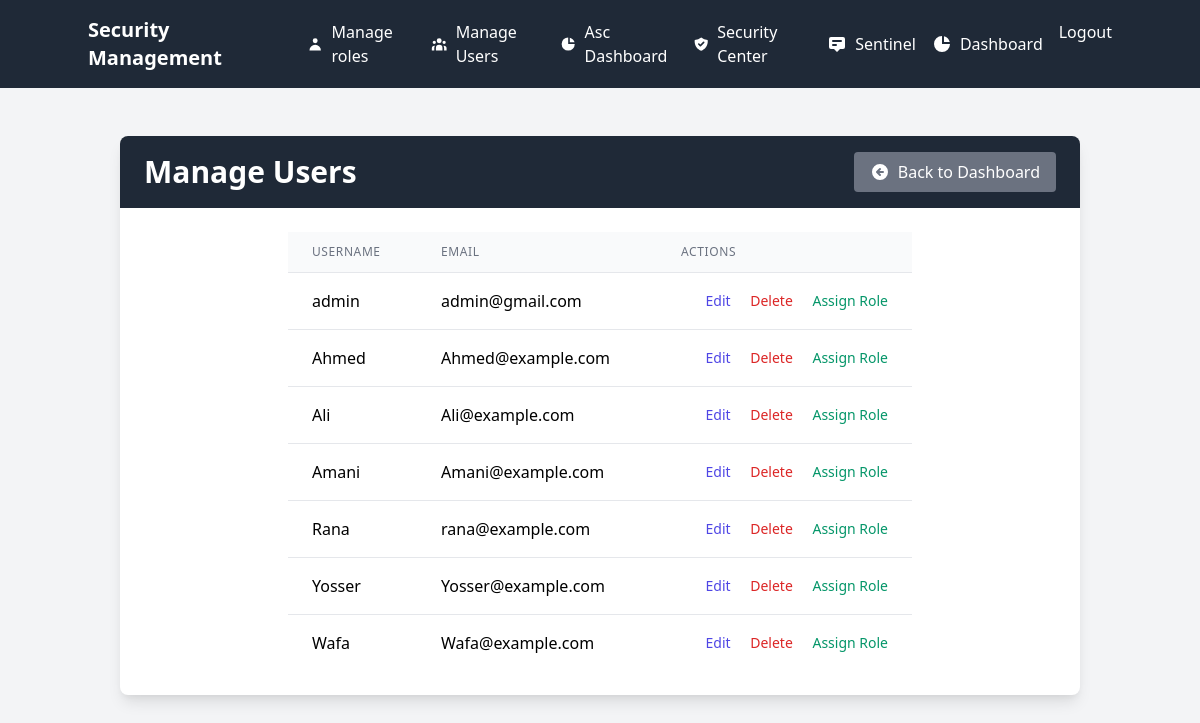
The page /admin/manage_users (signed in) on the database as committed earlier.
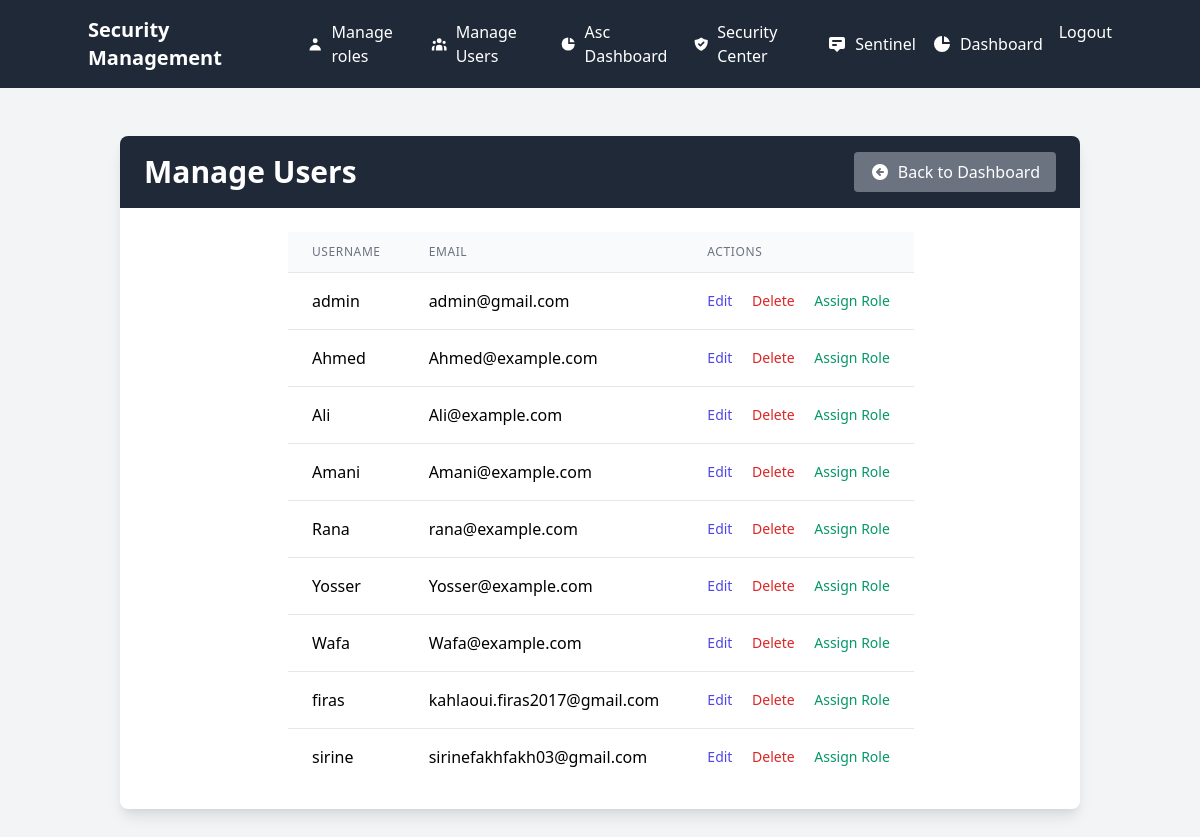
The same page on the database as committed later.
### app.py (models this page shows, shortened)
class User(UserMixin, db.Model):
    id = db.Column(db.Integer, primary_key=True)
    username = db.Column(db.String(80), unique=True, nullable=False)
    email = db.Column(db.String(120), unique=True, nullable=False)
    password_hash = db.Column(db.String(120), nullable=False)
    role = db.Column(db.String(20), nullable=False, default='user')
    totp_secret = db.Column(db.String(120), nullable=True)
    role_id = db.Column(db.Integer, db.ForeignKey('role.id'), nullable=True)
    role_relation = db.relationship('Role', backref='users', foreign_keys=[role_id])
    is_active = db.Column(db.Boolean, default=True)
    def has_permission(self, permission_name):
        if not self.role_relation:
            return False

### app.py (the view)
@admin_bp.route('/manage_users', methods=['GET'])
@login_required
def manage_users():
    users = User.query.all()
    return render_template('admin/manage_users.html', users=users)

### app.py (called while the page is built)
@login_manager.user_loader
def load_user(user_id):
    return db.session.get(User, int(user_id))

### templates/admin/manage_users.html (shortened to what this page needs)
{% extends "base.html" %}
{% block content %}
<div class="container mx-auto px-4 py-8">
    <div class="bg-white shadow-lg rounded-lg overflow-hidden">
        <div class="bg-gray-800 text-white px-6 py-4 flex justify-between items-center">
            <h2 class="text-3xl font-bold">Manage Users</h2>
            <div class="space-x-2">
                <a href="{{ url_for('admin_bp.admin_dashboard') }}" class="bg-gray-500 hover:bg-gray-600 px-4 py-2 rounded transition flex items-center">
                    <svg xmlns="http://www.w3.org/2000/svg" class="h-5 w-5 mr-2" viewBox="0 0 20 20" fill="currentColor">
                        <path fill-rule="evenodd" d="M10 18a8 8 0 100-16 8 8 0 000 16zm.707-10.293a1 1 0 00-1.414-1.414l-3 3a1 1 0 000 1.414l3 3a1 1 0 001.414-1.414L9.414 11H13a1 1 0 100-2H9.414l1.293-1.293z" clip-rule="evenodd" />
                    </svg>
                    Back to Dashboard
                </a>
            </div>
        </div>
        <div class="p-6 max-w-2xl mx-auto">
            <table class="min-w-full divide-y divide-gray-200">
                <thead class="bg-gray-50">
                    <tr>
                        <th scope="col" class="px-6 py-3 text-left text-xs font-medium text-gray-500 uppercase tracking-wider">
                            Username
                        </th>
                        <th scope="col" class="px-6 py-3 text-left text-xs font-medium text-gray-500 uppercase tracking-wider">
                            Email
                        </th>
                        <th scope="col" class="px-6 py-3 text-left text-xs font-medium text-gray-500 uppercase tracking-wider">
                            Actions
                        </th>
                    </tr>
                </thead>
                <tbody class="bg-white divide-y divide-gray-200">
                    {% for user in users %}
                    <tr>
                        <td class="px-6 py-4 whitespace-nowrap">
                            {{ user.username }}
                        </td>
                        <td class="px-6 py-4 whitespace-nowrap">
                            {{ user.email }}
                        </td>
                        <td class="px-6 py-4 whitespace-nowrap text-right text-sm font-medium">
                            <a href="{{ url_for('admin_bp.edit_user', user_id=user.id) }}" class="text-indigo-600 hover:text-indigo-900">Edit</a>
                            <form action="{{ url_for('admin_bp.delete_user', user_id=user.id) }}" method="POST" style="display:inline;">
                                <button type="submit" class="text-red-600 hover:text-red-900 ml-4">Delete</button>
                            </form>
                            <a href="{{ url_for('admin_bp.assign_role', user_id=user.id) }}" class="text-green-600 hover:text-green-900 ml-4">Assign Role</a>
                        </td>
                    </tr>
                    {% endfor %}
                </tbody>
            </table>
        </div>
    </div>
</div>
{% endblock %}

Rows that differ between the two databases and show on the page:
added User: username "firas", email "kahlaoui.firas2017@gmail.com"
added User: username "sirine", email "sirinefakhfakh03@gmail.com"
